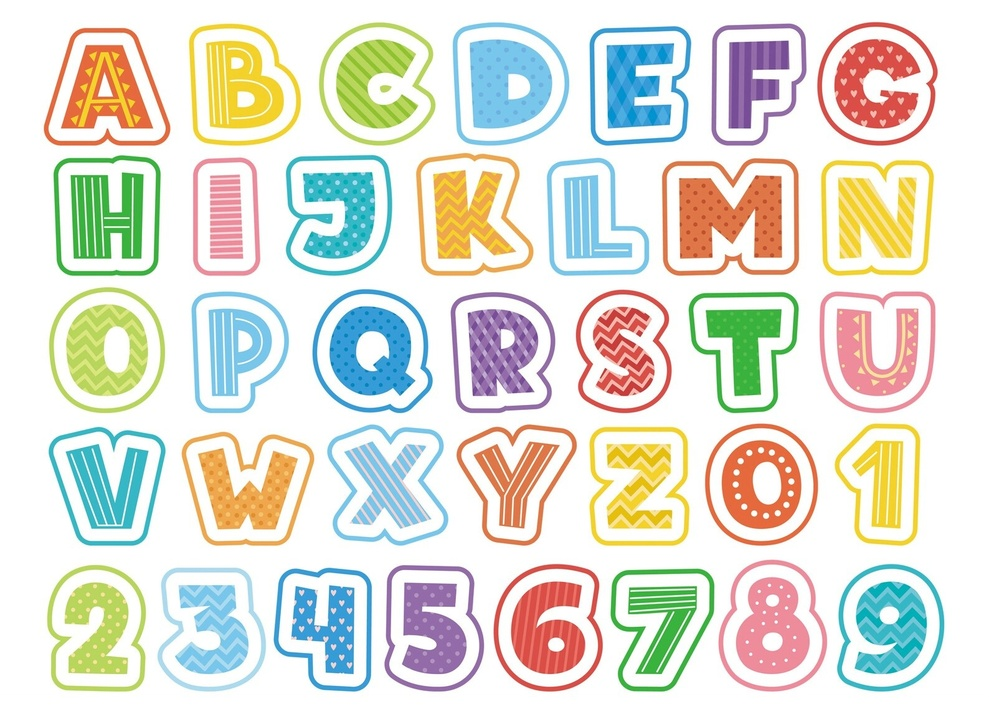
#> input picture myCV/lab1/letter.jpg, 989 x 714 px, shrunk from 1588 x 1146 before the run
$ python detect.py
#> lines starting #> are read from the running program, lines starting #| are printed output that depends on the picture; after the words box and inside, x2 and y2 are one past the last pixel; in counts of white or black regions, pixels touching at a corner belong together
import cv2 as cv
import numpy as np

# 1. 读取图片
im = cv.imread('letter.jpg')
#> im is the input picture: shape (714, 989, 3); mean B, G, R 214.8, 225.4, 225.4

# 2. [修正] 先检查图片是否存在，防止 crash
if im is None:
    print('错误：找不到图片')
    exit()

im_gray=cv.cvtColor(im,cv.COLOR_BGR2GRAY)
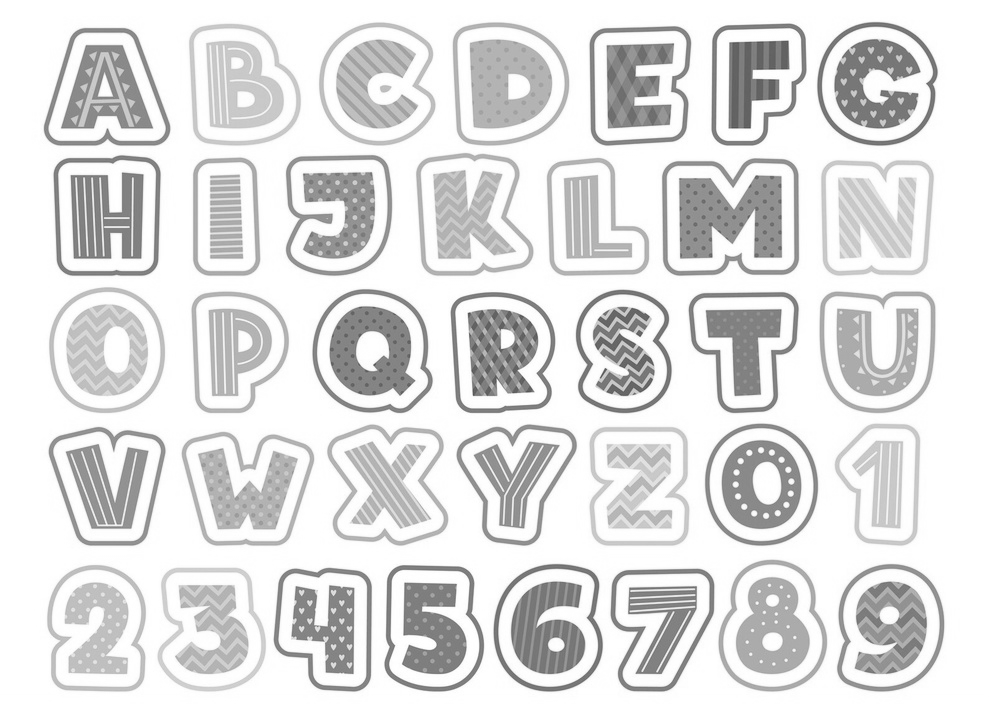
#> im_gray: shape (714, 989); min 77, max 255, mean 224.2
im_blur=cv.GaussianBlur(im_gray,(5,5),0)#高斯模糊
letter={}#创建字符字典
thresh = cv.adaptiveThreshold(im_blur, 255,
                              cv.ADAPTIVE_THRESH_GAUSSIAN_C,
                              cv.THRESH_BINARY_INV, 11, 2)
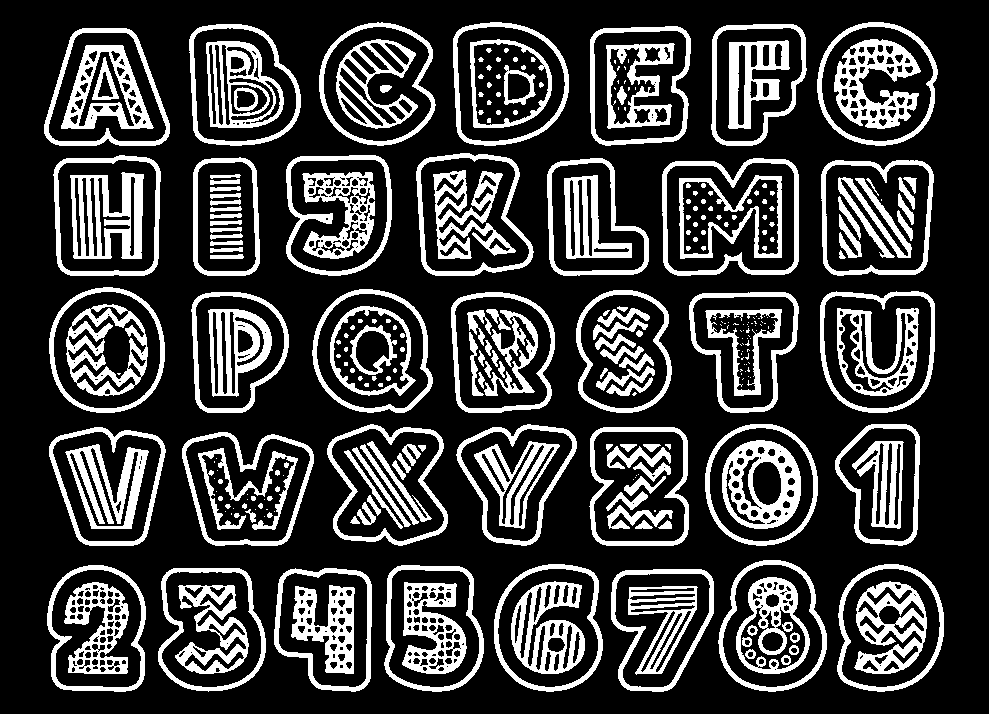
#> thresh: shape (714, 989); 23.5% white; 310 white regions (111 under 20 px)
contours,hierarchy = cv.findContours(thresh, cv.RETR_EXTERNAL, cv.CHAIN_APPROX_SIMPLE)#轮廓识别
#> contours = 36 contours; largest, box (x1, y1, x2, y2) and area: (662, 158, 799, 276) 14710, (820, 291, 935, 413) 12191, (53, 155, 161, 276) 11949, (821, 160, 934, 276) 11933, (453, 22, 569, 146) 11878

for cnt in contours:
    x, y, w, h = cv.boundingRect(cnt)
    cv.rectangle(im, (x, y), (x + w, y + h), (0, 255, 0), 2)
#> this loop made 36 passes
#> (x, y, w, h) on passes 1 to 12: (611, 569, 103, 123), (274, 568, 98, 124), (158, 568, 108, 124), (384, 565, 100, 127), (47, 565, 99, 127), (837, 564, 107, 128), (494, 564, 109, 128), (718, 560, 109, 132), (182, 432, 132, 114), (589, 427, 100, 119), (49, 427, 117, 119), (835, 424, 85, 122)
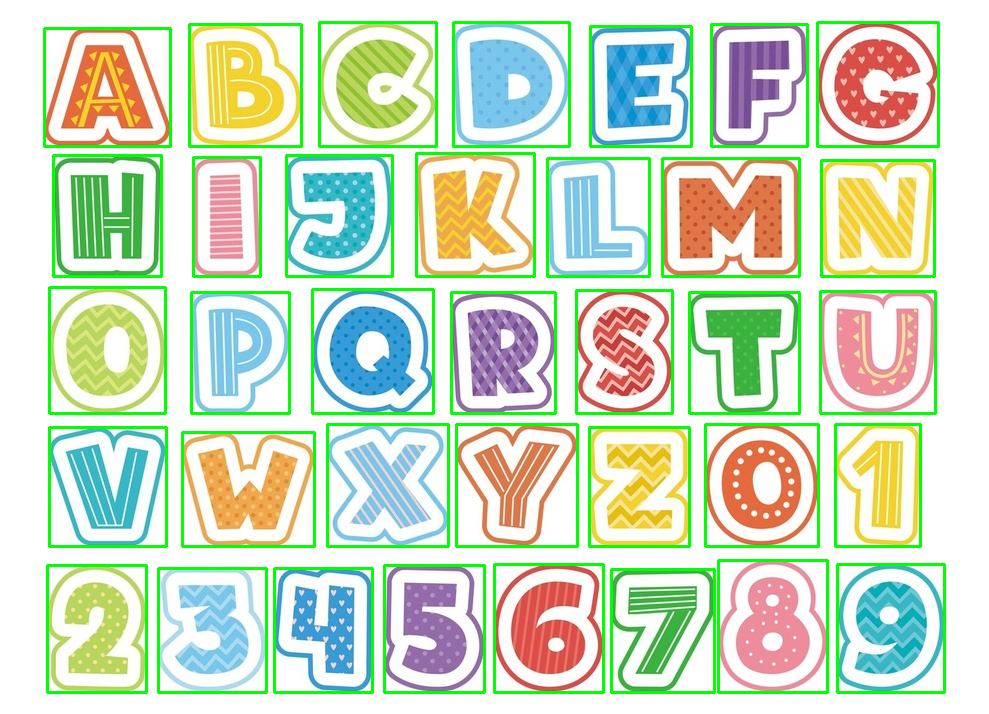
#> im: shape (714, 989, 3); 7.05% of pixels changed, all inside (x1, y1, x2, y2) = (43, 21, 946, 694)

while True:
    cv.imshow(f'',im)
    key=cv.waitKey(0)
#> (key Esc is pressed here)
    if key==27:
        break
cv.destroyAllWindows()
